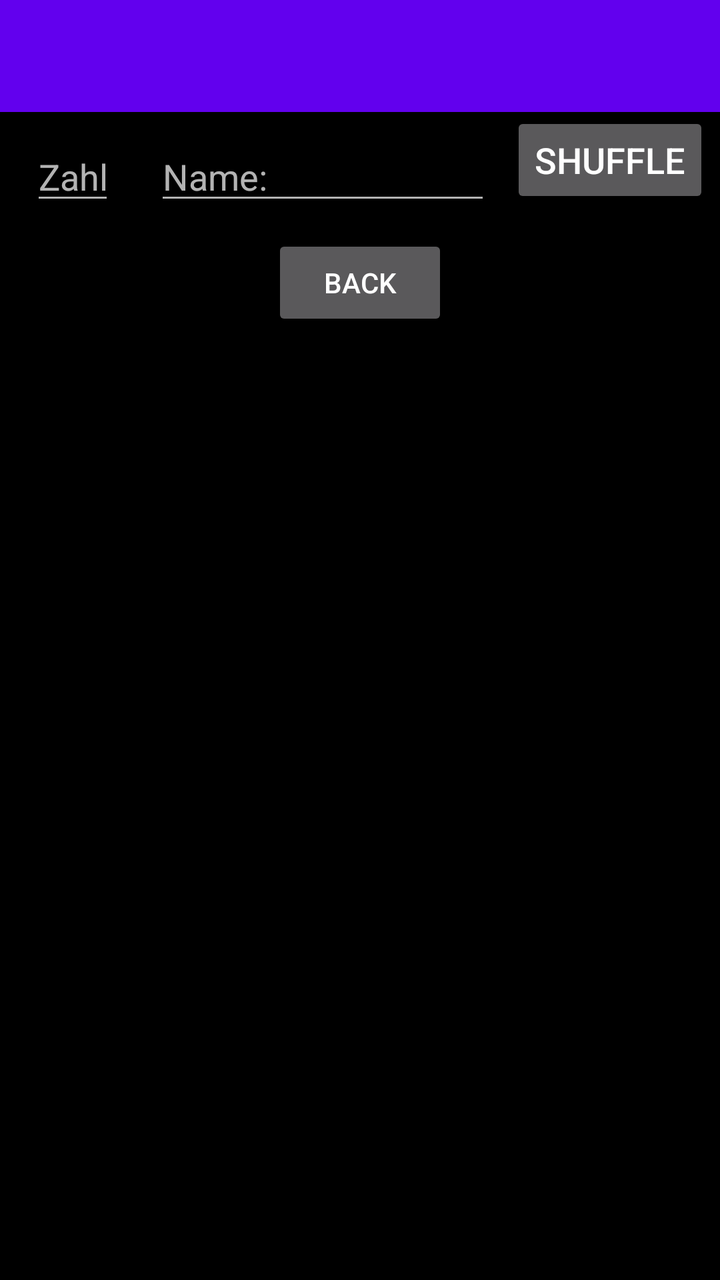
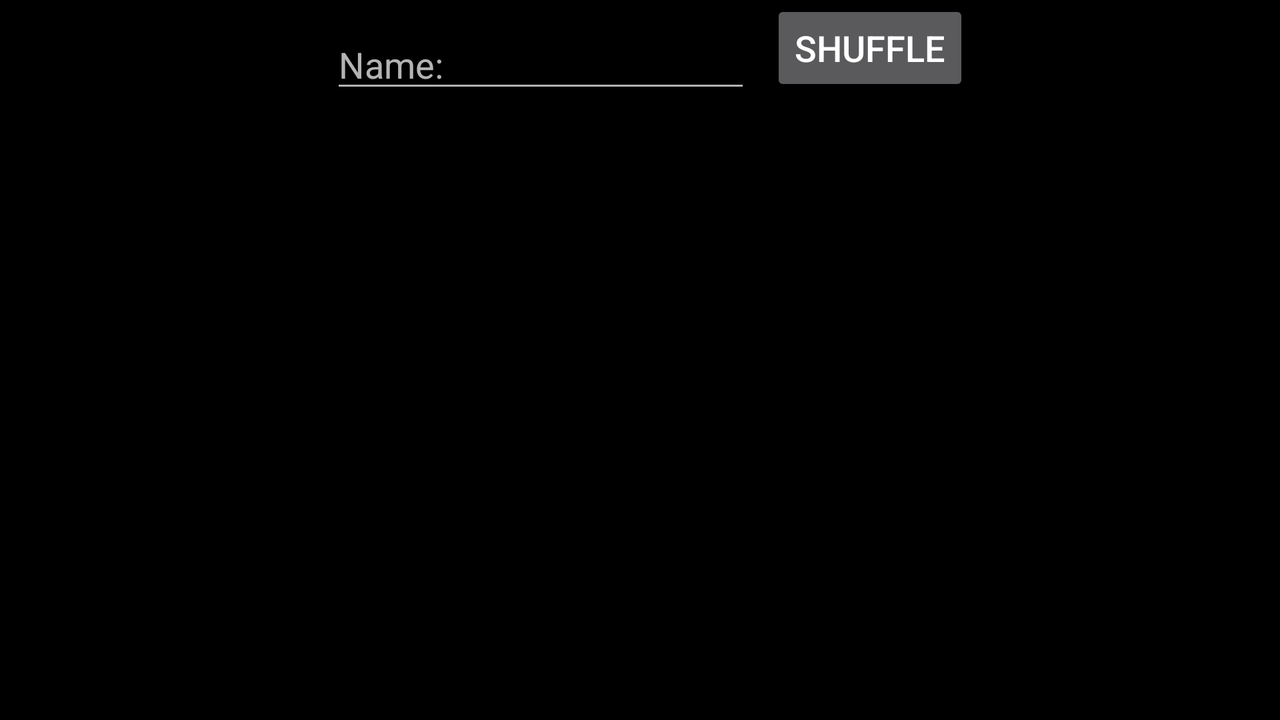

The same Android screen from two of the app's own layout files: first res/layout/ as a phone draws it, then the author's variant for another configuration, drawn on a device whose configuration selects that folder. Both files follow.
<!-- AndroidManifest.xml: activity theme Theme.AppCompat.NoActionBar -->
<!-- res/layout/activity_listview.xml -->
<?xml version="1.0" encoding="utf-8"?>
<LinearLayout xmlns:android="http://schemas.android.com/apk/res/android"
    android:layout_width="match_parent"
    android:layout_height="match_parent"
    android:orientation="vertical"
    android:background="@color/colorDivider">

    <androidx.appcompat.widget.Toolbar
        xmlns:app="http://schemas.android.com/apk/res-auto"
        android:id="@+id/toolbar_listview"
        android:layout_width="match_parent"
        android:layout_height="?attr/actionBarSize"
        android:background="@color/design_default_color_primary"
        android:elevation="@dimen/toolbar_elevation"
        android:theme="@style/Theme.AppCompat.Light.DarkActionBar"
        app:popupTheme="@style/ThemeOverlay.AppCompat.Light"
        />

    <LinearLayout
        android:layout_width="wrap_content"
        android:layout_height="wrap_content"
        android:orientation="horizontal"
        android:layout_gravity="center">

        <EditText
            android:id="@+id/randomNameNumber_EditText"
            android:layout_width="wrap_content"
            android:layout_height="wrap_content"
            android:layout_margin="@dimen/default_margin"
            android:hint="@string/hintNumber_text"
            android:textAlignment="center"
            android:ems="2"
            android:inputType="number" />

        <EditText
            android:id="@+id/randomName_EditText"
            android:layout_width="wrap_content"
            android:layout_height="wrap_content"
            android:ems="8"
            android:inputType="textPersonName"
            android:hint="@string/name_text"
            android:layout_margin="@dimen/default_margin"
            android:textSize="@dimen/default_font_size"/>

        <Button
            android:id="@+id/button_activity_main"
            android:layout_width="match_parent"
            android:layout_height="wrap_content"
            android:layout_marginTop="@dimen/default_margin"
            android:textSize="@dimen/default_font_size"
            android:text="@string/shuffle_button"
            android:onClick="createRandomNameList"
            android:layout_gravity="right"/>


    </LinearLayout>


    <Button
        android:id="@+id/goBackActivity_Button"
        android:layout_width="wrap_content"
        android:layout_height="wrap_content"
        android:layout_gravity="center"
        android:text="@string/zurueckActivity_button"
        android:onClick="changeActivityMainActivity"/>

    <ListView
        android:id="@+id/listview_activity_listview"
        android:layout_width="match_parent"
        android:layout_height="match_parent"
        android:layout_marginEnd="@dimen/default_margin"
        android:layout_marginStart="@dimen/default_margin"
        android:divider="@color/colorDivider"
        android:dividerHeight="@dimen/default_margin" />


</LinearLayout>
<!-- resources referenced by this layout -->
<resources>
  <color name="colorDivider">#000</color>
  <dimen name="default_font_size">18sp</dimen>
  <dimen name="default_margin">10dp</dimen>
  <dimen name="toolbar_elevation">4dp</dimen>
  <string name="hintNumber_text">Zahl</string>
  <string name="name_text">Name:</string>
  <string name="shuffle_button">Shuffle</string>
  <string name="zurueckActivity_button">Back</string>
</resources>
<!-- res/layout-land/activity_listview.xml (the author's variant of the layout above) -->
<!-- drawn on the phone turned sideways -->
<?xml version="1.0" encoding="utf-8"?>
<LinearLayout xmlns:android="http://schemas.android.com/apk/res/android"
    android:layout_width="match_parent"
    android:layout_height="match_parent"
    android:orientation="vertical"
    android:background="@color/colorDivider">

    <LinearLayout
        android:layout_width="wrap_content"
        android:layout_height="wrap_content"
        android:orientation="horizontal"
        android:layout_gravity="center">

        <EditText
            android:id="@+id/randomName_EditText"
            android:layout_width="match_parent"
            android:layout_height="wrap_content"
            android:ems="10"
            android:inputType="textPersonName"
            android:hint="@string/name_text"
            android:layout_margin="@dimen/default_margin"
            android:textSize="@dimen/default_font_size"/>

        <Button
            android:id="@+id/button_activity_main"
            android:layout_width="match_parent"
            android:layout_height="wrap_content"
            android:layout_marginBottom="@dimen/default_margin"
            android:textSize="@dimen/default_font_size"
            android:text="@string/shuffle_button"
            android:onClick="createRandomNameList"
            android:layout_gravity="right"/>


    </LinearLayout>


    <ListView
        android:id="@+id/listview_activity_listview"
        android:layout_width="match_parent"
        android:layout_height="match_parent"
        android:layout_marginEnd="@dimen/default_margin"
        android:layout_marginStart="@dimen/default_margin"
        android:divider="@color/colorDivider"
        android:dividerHeight="@dimen/default_margin" />

</LinearLayout>
<!-- resources referenced by the variant -->
<!-- as the phone turned sideways resolves them -->
<resources>
  <color name="colorDivider">#000</color>
  <dimen name="default_font_size">18sp</dimen>
  <dimen name="default_margin">10dp</dimen>
  <string name="name_text">Name:</string>
  <string name="shuffle_button">Shuffle</string>
</resources>
